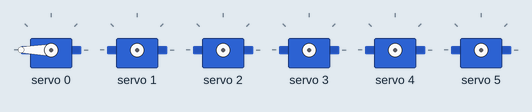
The sketch below on a simulated Arduino Uno, built with avr-gcc and run on an emulated ATmega328P. Parts: 6 × servo.

Above: at 0.1 s.
At 3.4 s:
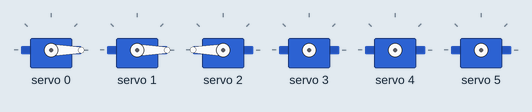
At 8.3 s:
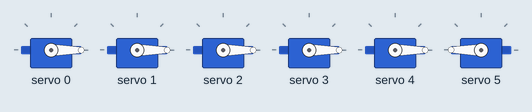
At 18.6 s:
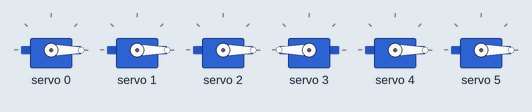
At 28.9 s:
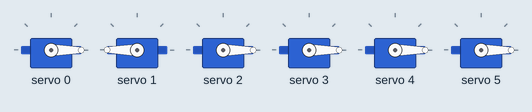
At 37.3 s:
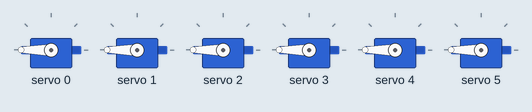
Timing chart, 0 to 38.8 s (numbered marks = the images above):
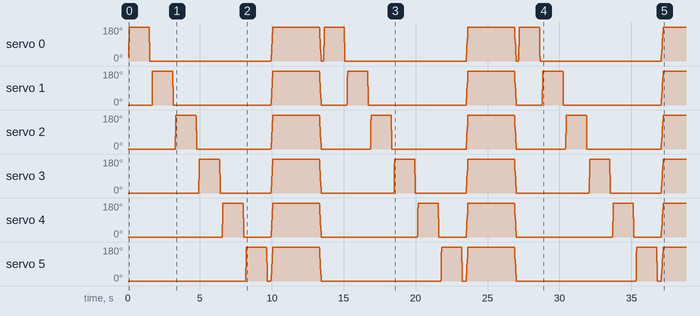

Measured:
- by itself, servo 0: moves between 0° and 180°, repeating every 13.6 s

The sketch:

touch_glove_test_pwm_driver_and_vibrotactiles.ino
```cpp
#include "Adafruit_PWMServoDriver.h" //download library from adafruit website

Adafruit_PWMServoDriver pwm = Adafruit_PWMServoDriver();

//defined vib motor values
#define VIBMIN 0
#define VIBMAX 4095

void setup() {
  Serial.begin(9600);
  // put your setup code here, to run once:
  pwm.begin();
  pwm.setPWMFreq(40);
}

void loop() {
  // put your main code here, to run repeatedly:
  test_vibrotactiles();
}

void test_vibrotactiles() {
  for (int i = 0; i < 6; i++) {
    for (int j = 0; j < 255; j++) {
      pwm.setPWM(i, 0, map(j, 0, 255, VIBMIN, VIBMAX));
      delay(2);
    }
    delay(100);
    for (int j = 255; j >= 0; j--) {
      pwm.setPWM(i, 0, map(j, 0, 255, VIBMIN, VIBMAX));
      delay(2);
    }
    delay(100);
  }

  delay(100);

  for (int j = 0; j < 255; j++) {
    for (int i = 0; i < 6; i++) {
      pwm.setPWM(i, 0, map(j, 0, 255, VIBMIN, VIBMAX));

    }
    delay(2);
  }
  delay(100);
  for (int j = 255; j >= 0; j--) {
    for (int i = 0; i < 6; i++) {
      pwm.setPWM(i, 0, map(j, 0, 255, VIBMIN, VIBMAX));

    }
    delay(2);
  }
  delay(100);
}
```
